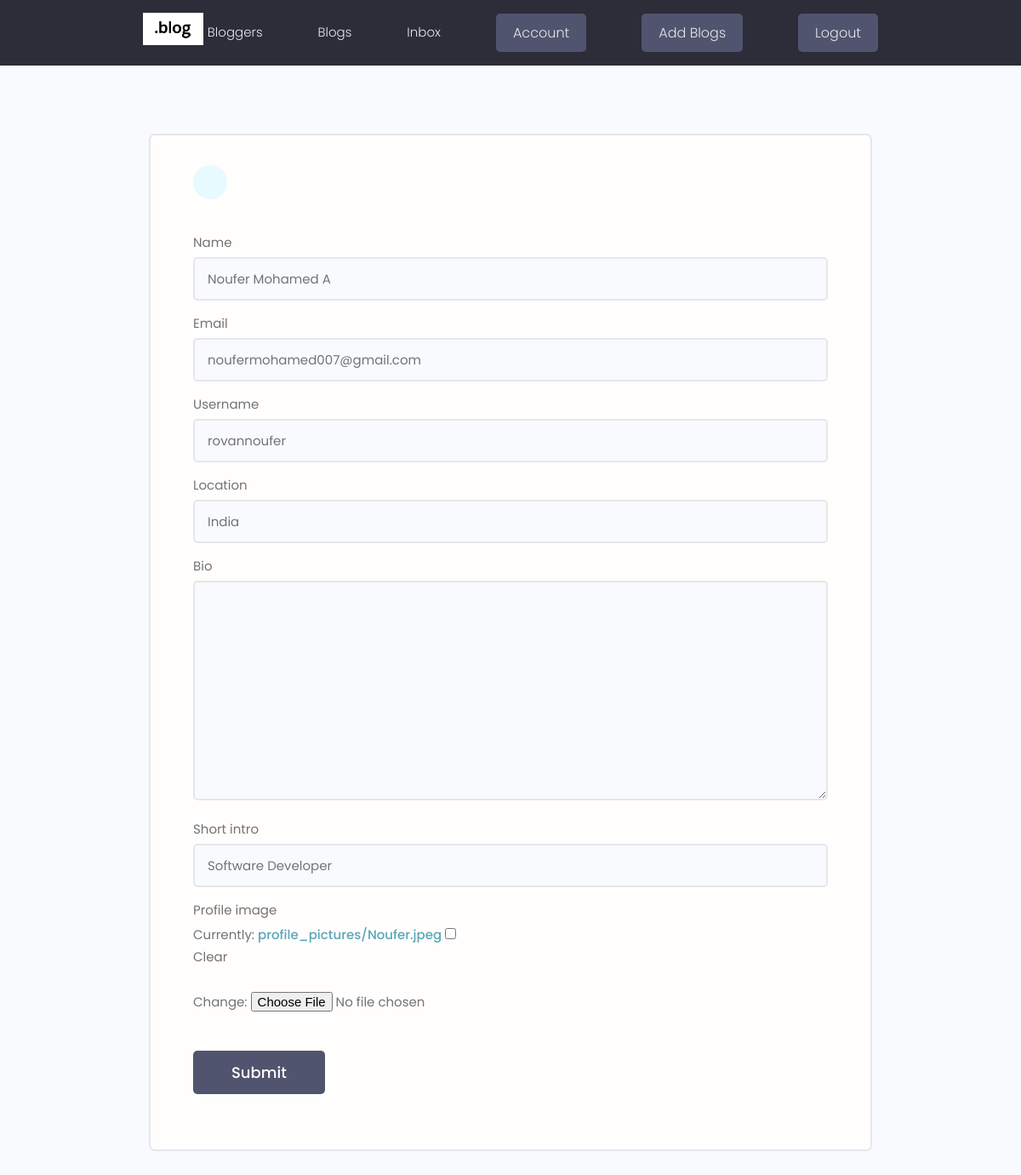
The page /edit_account/ (signed in) on the database its author committed.
### users/models.py (models this page shows, shortened)
class Profile(models.Model):
    user = models.OneToOneField(
        User, on_delete=models.CASCADE, null=True, blank=True)
    name = models.CharField(max_length=200, blank=True, null=True)
    email = models.EmailField(max_length=500, blank=True, null=True)
    username = models.CharField(max_length=200, blank=True, null=True)
    location = models.CharField(max_length=200, blank=True, null=True)
    short_intro = models.CharField(max_length=200, blank=True, null=True)
    bio = models.TextField(blank=True, null=True)
    profile_image = models.ImageField(
        null=True, blank=True, upload_to='profile_pictures/', default="profile_pictures/user-default.jpg")
    social_github = models.CharField(max_length=200, blank=True, null=True)
    social_linkedin = models.CharField(max_length=200, blank=True, null=True)
    created = models.DateTimeField(auto_now_add=True)
    id = models.UUIDField(default=uuid.uuid4, unique=True,
                          primary_key=True, editable=False)

### users/views.py (the view)
# urls.py: path('edit_account/', views.edit_account,name='edit_account'),
@login_required(login_url='login')
def edit_account(request):
    profile = request.user.profile
    form = ProfileForm(instance=profile)
    if request.method == 'POST':
        form = ProfileForm(request.POST, request.FILES, instance=profile)
        if form.is_valid():
            form.save()
            return redirect('user_account')
    context = {'form': form}
    return render(request, 'users/profile-form.html', context)

### users/forms.py
class ProfileForm(ModelForm):
    class Meta:
        model = Profile
        fields = ['name', 'email', 'username',
                  'location', 'bio', 'short_intro', 'profile_image',
                  ]
    def __init__(self, *args, **kwargs):
        super(ProfileForm, self).__init__(*args, **kwargs)
        for name, field in self.fields.items():
            field.widget.attrs.update({'class': 'input'})

### users/templates/users/profile-form.html (shortened to what this page needs)
{% extends 'core/blogs.html' %}
{% block content %}
<main class="formPage my-xl">
    <div class="content-box">
        <div class="formWrapper">
            <a class="backButton" href="{% url 'user_account' %}"></a>
            <br>
            <form class="form" method="POST" action="{% url 'edit_account' %}" enctype="multipart/form-data">
                {% for field in form %}
                <div class="form__field">
                    <label for="formInput#text">{{field.label}}</label>
                    {{field}}
                </div>
                {% endfor %}
                <input class="btn btn--sub btn--lg  my-md" type="submit" value="Submit" />
            </form>
        </div>
    </div>
</main>
{% endblock %}

### static/styles/app.css (style rules this page uses)
:root { --color-sub: #2d2d39; }
.btn--sub { background-color: var(--color-sub-light); }
.content-box { width: 95%; max-width: 85rem; margin: 0 auto; }
.backButton { background: var(--color-main-light); color: var(--color-main); width: 4rem; height: 4rem; display: flex; align-items: center; justify-content: center; border-radius: 50%; }
.formPage .formWrapper { list-style: none; background: var(--color-white); padding: 3.5rem 5rem; border: 2px solid var(--color-light); border-radius: 0.7rem; }

### static/uikit/styles/modules/_variables.css (style rules this page uses)
:root { --color-main: #5aa5b9; --color-main-light: #e6faff; --color-sub: #3f4156; --color-sub-light: #51546e; --color-sub-lighter: #ededfd; --color-text: #737373; --color-gray: #8b8b8b; --color-light: #e5e7eb; --color-light-gray: #767676; --color-bg: #f8fafd; --color-white: #fffefd; --color-white-light: #f3f3f3; --color-success: #359e64; --color-success-bg: #def8e8; --color-error: #fc4b0b; --color-error-bg: #fff2ee; --font-base: 'Poppins', arial, helvetica, 'Segoe UI', roboto, ubuntu, sans-serif; --font-monospace: 'Fira Code', 'Courier New', courier, monospace; --font-regular: 300; --font-medium: 500; --font-bold: 700; --generic-shadow: 1px 1px 5px #00000010; --generic-transition: all 0.3s ease-in-out; }

### static/uikit/styles/modules/_base.css (style rules this page uses)
* { margin: 0; padding: 0; box-sizing: border-box; text-rendering: optimizeLegibility; color: inherit; font-size: inherit; }
html { font-size: 50%; }
@media only screen and (min-width: 480px) { html { font-size: 56.25%; } }
@media only screen and (min-width: 1200px) { html { font-size: 62.5%; } }
body { line-height: 1.6; font-weight: 400; font-size: 1.5rem; color: var(--color-text); background-color: var(--color-bg); min-height: 100vh; }

### static/uikit/styles/modules/_typography.css (style rules this page uses)
* { font-family: var(--font-base); }
a { padding-bottom: 2px; text-decoration: none; display: inline-block; color: var(--color-main); font-weight: var(--font-medium); }

### static/uikit/styles/modules/_utilities.css (style rules this page uses)
.my-md { margin: 3rem auto; }
.my-xl { margin: 8rem auto; }

### static/uikit/styles/modules/_button.css (style rules this page uses)
.btn { display: inline-block; position: relative; cursor: pointer; background-color: var(--color-light); font-weight: var(--font-medium); color: var(--color-sub); text-decoration: none; padding: 1rem 2rem; border-radius: 0.5rem; border: none; width: -webkit-fit-content; width: -moz-fit-content; width: fit-content; height: -webkit-fit-content; height: -moz-fit-content; height: fit-content; font-size: 1.6rem; outline-width: 0; outline-color: transparent; -webkit-backface-visibility: hidden; backface-visibility: hidden; transition: all 0.3s ease-in-out; }
.btn--sub { background-color: var(--color-sub); color: var(--color-white); }
.btn--lg { font-size: 1.8rem; padding: 1.2rem 4.5rem; }

### static/uikit/styles/modules/_form.css (style rules this page uses)
.form { display: block; }
.form__field { margin-top: 1.5rem; margin-bottom: 1.5rem; }
.form__label, .form__field > label { display: block; margin-bottom: 0.5rem; color: var(--color-text); }
input.input[type='text'], input.input[type='email'], input.input[type='password'], input.input[type='number'], select.input, textarea.input { min-width: 24rem; width: 100%; padding: 1.2rem 1.5rem; border-radius: 0.5rem; border: 2px solid var(--color-light); transition: all 0.3s ease-in-out; background-color: var(--color-bg); }

### rows shown on the page
Profile: form "Noufer Mohamed A" "noufermohamed007@gmail.com" "rovannoufer" "India" "Software Developer"

### other values the page prints
{{ field.label }} "Name" "Email" "Username" "Location" "Bio" "Short intro" "Profile image"
